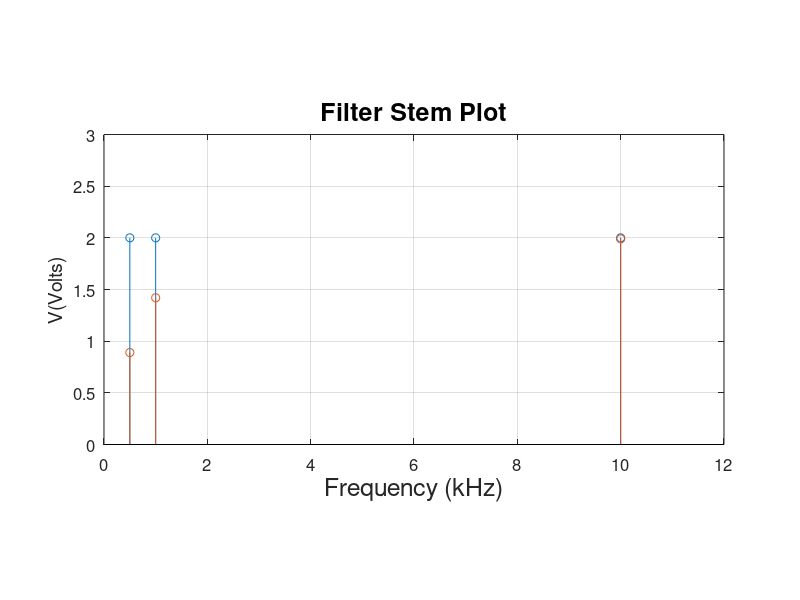

The MATLAB source for this figure:
close all;
clear;
clc;

x = [0.5 1 10];
y = [2 2 2];
z = [0.89 1.42 1.99];

stem(x,y);
hold on;
stem(x, z);

set(gca,'fontsize',12)%use gca to set the fonsize of the graph
title('Filter Stem Plot', 'fontsize', 18); % create the title
xlabel('Frequency (kHz)' , 'fontsize', 18); %x axis
ylabel('V(Volts)', 'fontsize', 14); %y axis

xlim([0, 12]);
ylim([0, 3]);
pbaspect([2 1 1]);
grid on;